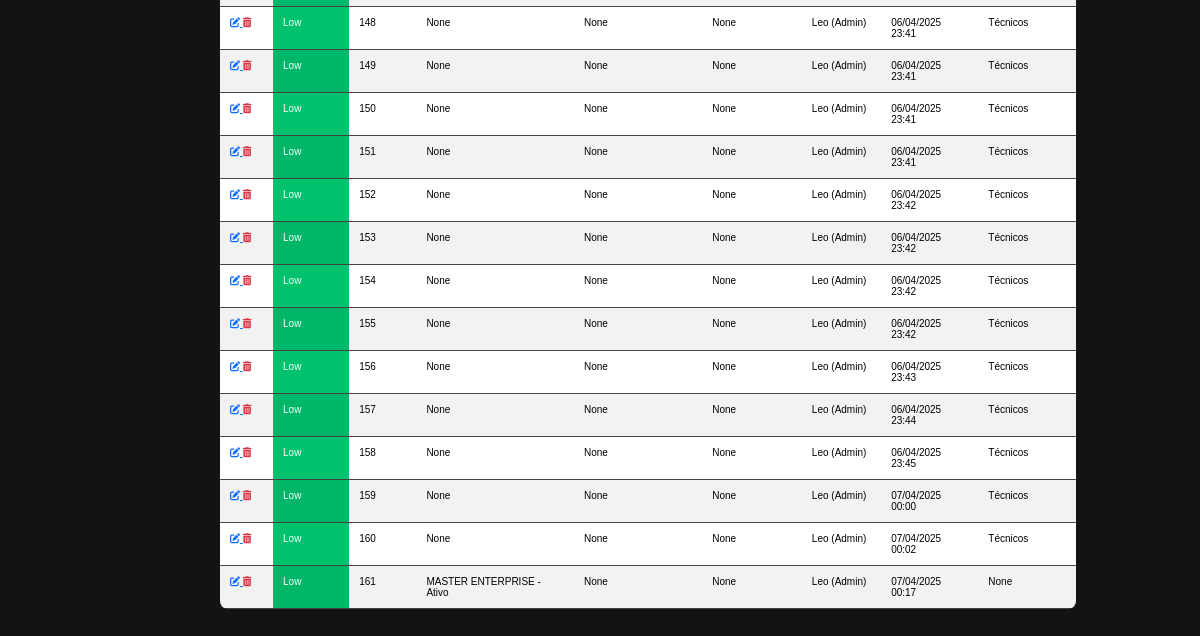
/move/tickets/list (signed in, lower part), run on an earlier commit of the app's database.
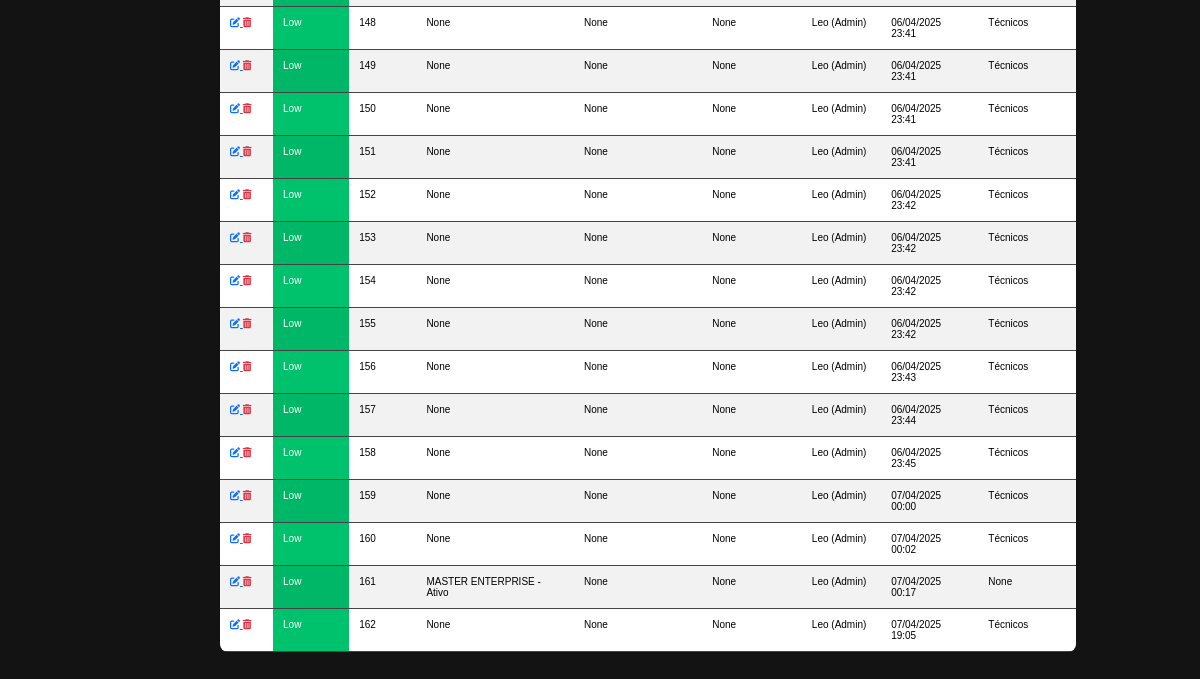
And on a later commit of the database.
### move_on/models.py (models this page shows, shortened)
class Ticket(models.Model):
    client = models.ForeignKey(Profile, on_delete=models.PROTECT, related_name="tickets", null=True, blank=True)
    created_by = models.ForeignKey(User, on_delete=models.CASCADE, related_name="created_tickets", null=True, blank=True)
    assigned_team = models.ForeignKey(Team, on_delete=models.SET_NULL, null=True, blank=True, related_name="tickets")
    sla = models.ForeignKey(SLA, on_delete=models.SET_NULL, null=True, blank=True)
    title = models.CharField("Título", max_length=255, null=True, blank=True)
    description = models.TextField("Descrição", null=True, blank=True)
    status = models.ForeignKey(TicketStatus, on_delete=models.SET_NULL, null=True, blank=True)
    created_at = models.DateTimeField("Criado em", auto_now_add=True)
    updated_at = models.DateTimeField("Atualizado em", auto_now=True)
    due_date = models.DateTimeField("Previsão", null=True, blank=True)
    category = models.ForeignKey(Category, on_delete=models.CASCADE, blank=True, null=True)
    class Meta:
        db_table = "tickets"

class SLA(models.Model):
    priority = models.CharField("Prioridade",max_length=10, choices=SLAPriority.choices)
    response_time = models.IntegerField("Tempo de Resposta (dias)")
    resolution_time = models.IntegerField("Tempo de Resolução (dias)")
    class Meta:
        db_table = "sla"

class User(AbstractUser):
    client = models.ForeignKey(Profile, on_delete=models.CASCADE, related_name="users", null=True, blank=True, db_column='client')
    role = models.ForeignKey(Role, on_delete=models.SET_NULL, null=True, blank=True, db_column='role')
    groups = models.ManyToManyField(
        'auth.Group',
        related_name='move_on_users',
        blank=True
    )
    user_permissions = models.ManyToManyField(
        'auth.Permission',
        related_name='move_on_users',
        blank=True
    )
    class Meta:
        db_table = "users"
    def __str__(self):
        return f"{self.username} ({self.role})" if self.role else self.username

class Role(models.Model):
    name = models.CharField("Nome do Papel", max_length=50, unique=True)
    description = models.TextField("Descrição", blank=True, null=True)
    class Meta:
        db_table = "roles"
    def __str__(self):
        return self.name

class Team(models.Model):
    client = models.ForeignKey(Profile, on_delete=models.CASCADE, related_name="teams", blank=True, null=True)
    name = models.CharField("Nome da Equipe", max_length=150)
    roles = models.ManyToManyField(Role, related_name="teams", blank=True)
    members = models.ManyToManyField(User, related_name="teams", blank=True)
    class Meta:
        db_table = "teams"
    def __str__(self):
        return f"{self.name}"

class Profile(models.Model):
    name = models.CharField("Nome da Empresa", max_length=150)
    document = models.CharField("CPF/CNPJ", max_length=18, unique=True)
    email = models.EmailField("E-mail", unique=True)
    phone = models.CharField("Telefone", max_length=20, blank=True, null=True)
    active = models.BooleanField("Ativo?", default=True)
    created_at = models.DateTimeField("Criado em", auto_now_add=True)
    class Meta:
        db_table = "profiles"
    def __str__(self):
        return f"{self.name} - {'Ativo' if self.active else 'Inativo'}"

### move_on/views.py (the view)
# urls.py: path('tickets/list',TicketListView.as_view(), name="ticket_list"),
class TicketListView(LoginRequiredMixin,ListView):
    model = Ticket
    template_name = 'tickets/ticket_list.html'
    context_object_name = 'tickets'

### move_on/models.py (called while the page is built)
    def __str__(self):
        return self.name

### move_on/templatetags/custom_filters.py (called while the page is built)
@register.filter
def get_color(value):
    if value == 'low':
        return '#00c16c'
    elif value == 'medium':
        return '#ffc52c'
    elif value == 'high':
        return '#ff9915'
    elif value == 'critical':
        return '#CC3733'
    return 'gray'  # Valor padrão, caso não tenha correspondência

### move_on/templates/Tickets/ticket_list.html (shortened to what this page needs)
{% extends "Menu/menu.html" %}
{% block content %}
{% load custom_filters %}
<div class="table-responsive">
  <table class="table table-sm table-striped" id="ticketTable">
    <tbody>
      {% for ticket in tickets %}
      <tr>
        <td>
          <a href="{% url 'ticket_update' ticket.id %}">
            <i class="fas fa-edit" aria-placeholder="Editar" tooltip="Editar"></i>
          </a>
          <a class="text-danger" href="{% url 'ticket_delete' ticket.id %}">
            <i class="fas fa-trash-alt" aria-placeholder="Deletar" tooltip="Deletar"></i>
          </a>
        </td>
        <td
          style="background-color: {% if ticket.sla %}{{ ticket.sla.priority|get_color }}{% else %}#FFFFFF{% endif %}; color: white;">
          {% if ticket.sla %}
          {{ ticket.sla.get_priority_display }}
          {% else %}
          Não definido
          {% endif %}
        </td>
        <td>{{ ticket.id }}</td>
        <td>{{ ticket.client }}</td>
        <td>{{ ticket.title }}</td>
        <td>{{ ticket.status }}</td>
        <td>{{ ticket.created_by }}</td>
        <td>
          {% if ticket.due_date %}
          {{ ticket.due_date|date:" d/m/Y H:i" }} {% else %} Não definido {% endif %} </td>
        <td>{{ ticket.assigned_team }}</td>
      </tr>
      {% empty %}
      <tr>
        <td colspan="9" class="text-center">Nenhum ticket encontrado.</td>
      </tr>
      {% endfor %}
    </tbody>
  </table>
</div>
{% endblock %}

What changed in the data, as far as the page shows it:
added Ticket: sla.priority "Low", id "162", client "None", title "None", status "None", created_by "Leo (Admin)", due_date "07/04/2025 19:05", assigned_team "Técnicos"
